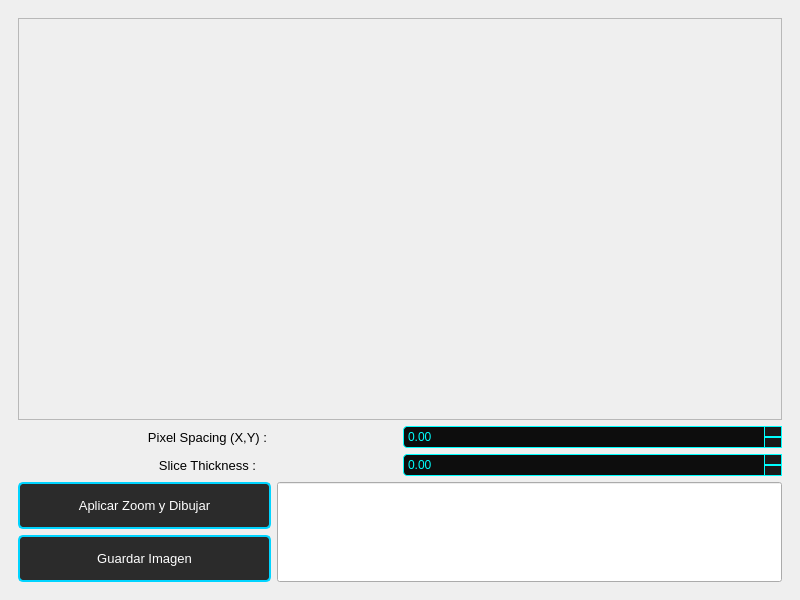
<?xml version="1.0" encoding="UTF-8"?>
<ui version="4.0">
 <class>ventana_zoom</class>
 <widget class="QMainWindow" name="ventana_zoom">
  <property name="geometry">
   <rect>
    <x>0</x>
    <y>0</y>
    <width>800</width>
    <height>600</height>
   </rect>
  </property>
  <property name="windowTitle">
   <string>MainWindow</string>
  </property>
  <widget class="QWidget" name="centralwidget">
   <layout class="QGridLayout" name="gridLayout_4">
    <item row="0" column="0">
     <widget class="QWidget" name="widget" native="true">
      <property name="sizePolicy">
       <sizepolicy hsizetype="Expanding" vsizetype="Expanding">
        <horstretch>0</horstretch>
        <verstretch>0</verstretch>
       </sizepolicy>
      </property>

      <layout class="QGridLayout" name="gridLayout_3">
       <item row="0" column="0">
        <layout class="QVBoxLayout" name="verticalLayout_2" stretch="4,1,1">
         <item>
          <widget class="QFrame" name="frame">
           <property name="sizePolicy">
            <sizepolicy hsizetype="Expanding" vsizetype="Expanding">
             <horstretch>0</horstretch>
             <verstretch>0</verstretch>
            </sizepolicy>
           </property>
           <property name="frameShape">
            <enum>QFrame::StyledPanel</enum>
           </property>
           <property name="frameShadow">
            <enum>QFrame::Raised</enum>
           </property>
           <layout class="QGridLayout" name="gridLayout">
            <item row="0" column="0">
             <layout class="QHBoxLayout" name="horizontalLayout" stretch="1,1">
              <item>
               <widget class="QWidget" name="widget_2" native="true">
                <property name="sizePolicy">
                 <sizepolicy hsizetype="Expanding" vsizetype="Expanding">
                  <horstretch>0</horstretch>
                  <verstretch>0</verstretch>
                 </sizepolicy>
                </property>
                <property name="styleSheet">
                 <string notr="true">background-image: url(:/aat/fondo1.png);</string>
                </property>
               </widget>
              </item>
              <item>
               <widget class="QWidget" name="widget_3" native="true">
                <property name="sizePolicy">
                 <sizepolicy hsizetype="Expanding" vsizetype="Expanding">
                  <horstretch>0</horstretch>
                  <verstretch>0</verstretch>
                 </sizepolicy>
                </property>
               </widget>
              </item>
             </layout>
            </item>
           </layout>
          </widget>
         </item>
         <item>
          <layout class="QGridLayout" name="gridLayout_2">
           <item row="0" column="1">
            <widget class="QDoubleSpinBox" name="pixel_spacing">
             <property name="sizePolicy">
              <sizepolicy hsizetype="Minimum" vsizetype="Fixed">
               <horstretch>0</horstretch>
               <verstretch>0</verstretch>
              </sizepolicy>
             </property>
             <property name="font">
              <font>
               <family>Arial</family>
              </font>
             </property>
             <property name="cursor">
              <cursorShape>PointingHandCursor</cursorShape>
             </property>
             <property name="styleSheet">
              <string notr="true">QDoubleSpinBox {
    background-color: #0d0d0d;        /* Fondo oscuro */
    border: 1px solid #00FFFF;        /* Borde cian */
    color: #00FFFF;                   /* Texto cian */
    border-radius: 4px;
    padding: 2px;
    selection-background-color: #00FFFF;
    selection-color: #000000;
}

QDoubleSpinBox:up-button {
    background-color: #1a1a1a;        /* Fondo del botón */
    border: 1px solid #00FFFF;
    subcontrol-origin: border;
    subcontrol-position: top right;   /* Posición flecha arriba */
    width: 16px;
}
QDoubleSpinBox:down-button {
    background-color: #1a1a1a;        /* Fondo del botón */
    border: 1px solid #00FFFF;
    subcontrol-origin: border;
    subcontrol-position: bottom right; /* Posición flecha abajo */
    width: 16px;
}</string>
             </property>
             <property name="maximum">
              <double>100.000000000000000</double>
             </property>
             <property name="singleStep">
              <double>2.000000000000000</double>
             </property>
            </widget>
           </item>
           <item row="1" column="1">
            <widget class="QDoubleSpinBox" name="slice_thicness">
             <property name="font">
              <font>
               <family>Arial</family>
              </font>
             </property>
             <property name="cursor">
              <cursorShape>PointingHandCursor</cursorShape>
             </property>
             <property name="styleSheet">
              <string notr="true">QDoubleSpinBox {
    background-color: #0d0d0d;        /* Fondo oscuro */
    border: 1px solid #00FFFF;        /* Borde cian */
    color: #00FFFF;                   /* Texto cian */
    border-radius: 4px;
    padding: 2px;
    selection-background-color: #00FFFF;
    selection-color: #000000;
}

QDoubleSpinBox:up-button {
    background-color: #1a1a1a;        /* Fondo del botón */
    border: 1px solid #00FFFF;
    subcontrol-origin: border;
    subcontrol-position: top right;   /* Posición flecha arriba */
    width: 16px;
}
QDoubleSpinBox:down-button {
    background-color: #1a1a1a;        /* Fondo del botón */
    border: 1px solid #00FFFF;
    subcontrol-origin: border;
    subcontrol-position: bottom right; /* Posición flecha abajo */
    width: 16px;
}</string>
             </property>
             <property name="maximum">
              <double>100.000000000000000</double>
             </property>
            </widget>
           </item>
           <item row="0" column="0">
            <widget class="QLabel" name="lblpixel">
             <property name="font">
              <font>
               <family>Arial</family>
               <pointsize>10</pointsize>
              </font>
             </property>
             <property name="text">
              <string>Pixel Spacing (X,Y) :</string>
             </property>
             <property name="alignment">
              <set>Qt::AlignCenter</set>
             </property>
            </widget>
           </item>
           <item row="1" column="0">
            <widget class="QLabel" name="lblslice">
             <property name="font">
              <font>
               <family>Arial</family>
               <pointsize>10</pointsize>
              </font>
             </property>
             <property name="text">
              <string>Slice Thickness :</string>
             </property>
             <property name="alignment">
              <set>Qt::AlignCenter</set>
             </property>
            </widget>
           </item>
          </layout>
         </item>
         <item>
          <layout class="QHBoxLayout" name="horizontalLayout_2" stretch="1,2">
           <item>
            <layout class="QVBoxLayout" name="verticalLayout">
             <item>
              <widget class="QPushButton" name="btn_aplicar_zoom">
               <property name="sizePolicy">
                <sizepolicy hsizetype="Expanding" vsizetype="Expanding">
                 <horstretch>0</horstretch>
                 <verstretch>0</verstretch>
                </sizepolicy>
               </property>
               <property name="font">
                <font>
                 <family>Arial</family>
                 <pointsize>10</pointsize>
                </font>
               </property>
               <property name="cursor">
                <cursorShape>PointingHandCursor</cursorShape>
               </property>
               <property name="styleSheet">
                <string notr="true">/* 1. Estado base (el que ya tienes) */
QPushButton#btn_aplicar_zoom {
    background-color: #2b2b2b; 
    border: 2px solid #00d4ff;
    border-radius: 5px;
    color: #ffffff;
    padding: 5px;
}

/* 2. Animación al pasar el mouse (hover) */
QPushButton#btn_aplicar_zoom:hover {
    background-color: #00d4ff; /* Se ilumina */
    border: 2px solid #ffffff; /* El borde se vuelve blanco */
}

/* 3. Animación al hacer clic (pressed) */
QPushButton#btn_aplicar_zoom:pressed {
    background-color: #008fae; /* Un tono más oscuro */
    color: #000000;            /* Texto cambia a negro para leerse bien */
    border: 2px solid #00d4ff;
}</string>
               </property>
               <property name="text">
                <string>Aplicar Zoom y Dibujar</string>
               </property>
              </widget>
             </item>
             <item>
              <widget class="QPushButton" name="btn_guardar_img">
               <property name="sizePolicy">
                <sizepolicy hsizetype="Expanding" vsizetype="Expanding">
                 <horstretch>0</horstretch>
                 <verstretch>0</verstretch>
                </sizepolicy>
               </property>
               <property name="font">
                <font>
                 <family>Arial</family>
                 <pointsize>10</pointsize>
                </font>
               </property>
               <property name="cursor">
                <cursorShape>PointingHandCursor</cursorShape>
               </property>
               <property name="styleSheet">
                <string notr="true">/* 1. Estado base (el que ya tienes) */
QPushButton#btn_guardar_img {
    background-color: #2b2b2b; 
    border: 2px solid #00d4ff;
    border-radius: 5px;
    color: #ffffff;
    padding: 5px;
}

/* 2. Animación al pasar el mouse (hover) */
QPushButton#btn_guardar_img:hover {
    background-color: #00d4ff; /* Se ilumina */
    border: 2px solid #ffffff; /* El borde se vuelve blanco */
}

/* 3. Animación al hacer clic (pressed) */
QPushButton#btn_guardar_img:pressed {
    background-color: #008fae; /* Un tono más oscuro */
    color: #000000;            /* Texto cambia a negro para leerse bien */
    border: 2px solid #00d4ff;
}</string>
               </property>
               <property name="text">
                <string>Guardar Imagen</string>
               </property>
              </widget>
             </item>
            </layout>
           </item>
           <item>
            <widget class="QLineEdit" name="nombre_archivo">
             <property name="sizePolicy">
              <sizepolicy hsizetype="Expanding" vsizetype="Preferred">
               <horstretch>0</horstretch>
               <verstretch>0</verstretch>
              </sizepolicy>
             </property>
             <property name="font">
              <font>
               <family>Arial</family>
               <pointsize>10</pointsize>
              </font>
             </property>
             <property name="text">
              <string/>
             </property>
            </widget>
           </item>
          </layout>
         </item>
        </layout>
       </item>
      </layout>
     </widget>
    </item>
   </layout>
  </widget>
 </widget>
 <resources>
  <include location="ventana_zoom.qrc"/>
 </resources>
 <connections/>
</ui>
